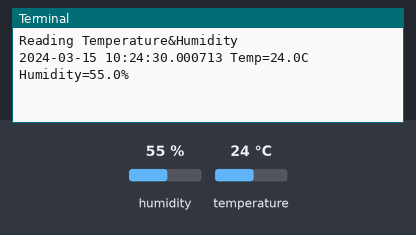
Recording of a program running on a simulated Raspberry Pi (BCM pin numbers). Parts: the last lines printed to the terminal. Inputs (shaded band) come from the test bench; at power-on: humidity 55 %, temperature 24 °C. The clock reads 2024-03-15 10:24:30 at power-on unless the program sets it; databases and web services accept everything at once and return nothing.

Above: at 1.2 s.
1.3 s: humidity set to 22 %
At 11.7 s:
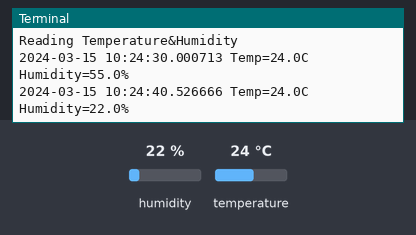
12.0 s: temperature set to 12 °C
At 22.4 s:
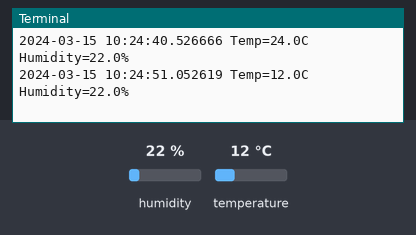
22.7 s: humidity set to 40 %
At 33.2 s:
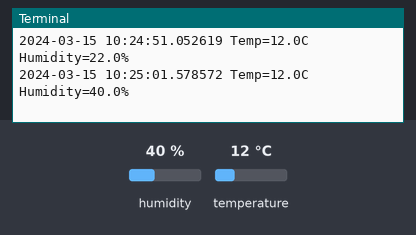
Timing chart, 0 to 34.7 s (numbered marks = the images above; inputs shaded):
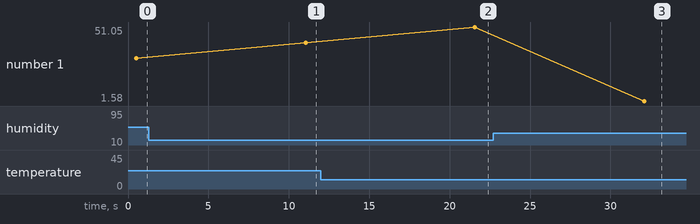

Measured:
- after the input at 1.3 s, the terminal: prints a new line after 9.8 s (image 1)
- after the input at 12.0 s, the terminal: prints a new line after 9.6 s (image 2)
- after the input at 22.7 s, the terminal: prints a new line after 9.4 s (image 3)

The program:

dht_mysql.py
```python
import Adafruit_DHT as dht
import datetime
import time
import urllib.request
import pymysql

sensor = dht.DHT11
pin = 4
print('Reading Temperature&Humidity')
# DB저장

try:
    conn = pymysql.connect(host='210.119.12.52', user='test_usr', password='mysql_p@ssw0rd', \
                         db='shopdb', charset='utf8')

    while True:
        wtime = datetime.datetime.now()
        humid, temp = dht.read_retry(sensor, pin)

        if humid is not None and temp is not None:
            print(wtime, 'Temp={0:0.1f}C Humidity={1:0.1f}%'.format(temp, humid))

            curs = conn.cursor()
            query = "INSERT INTO shopdb.iotmachine (currents_time, machine_id, temperature, humidity) \
                 VALUES (%s, %s, %s, %s)"
            data = (wtime.strftime("%Y-%m-%d %H:%M:%S"), 'LCS', temp, humid)
            curs.execute(query, data)
            conn.commit()

            time.sleep(10)
        else:
            print('Failed to get reading. Try again')
except Exception as e:
    print("{}".format(e))
finally:
    curs.close()
    conn.close()
```
